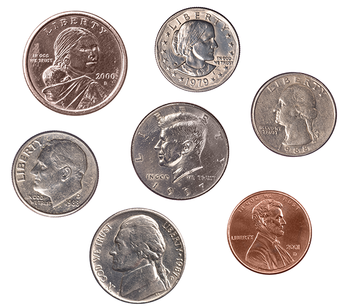
#> input picture 01__Basics/01.09-Thresholding/1.09 Thresholding/coins01.png, 350 x 308 px
$ jupyter execute Thresholding.ipynb
#> lines starting #> are read from the running program, lines starting #| are printed output that depends on the picture; after the words box and inside, x2 and y2 are one past the last pixel; in counts of white or black regions, pixels touching at a corner belong together
<h1> Thresholding </h1>

Its the binarization of an image: we seek to convert a grayscale image to a binary image, where the pixels are either 0 or 255.

A simple thresholding example would be selecting a threshold value T, and then setting all pixel intensities less than T to zero, and all pixel values greater than T to 255. In this way, we are able to create a binary representation of the image.

Normally, we use thresholding to focus on objects or areas of particular interest in an image. In the examples in the lesson below, we will be using thresholding to detect coins in images, segment the pieces of the OpenCV logo, and separate license plate letters and characters from the license plate itself.

# Simple Thresholding

It requires human intervention. We must specify a threshold value T. All pixel intensities below T are set to 255. And all pixel intensities greater than T are set to 0.

We could also apply the inverse of this binarization by setting all pixels greater than T to 255 and all pixel intensities below T to 0.

[cell 1]
# import the necessary packages
import cv2
from matplotlib import pyplot as plt

[cell 2]
# load the image, convert it to grayscale, and blur it slightly
image = cv2.imread("coins01.png")
#> image is the input picture: shape (308, 350, 3); mean B, G, R 195.3, 198.1, 206.5

gray = cv2.cvtColor(image, cv2.COLOR_BGR2GRAY)
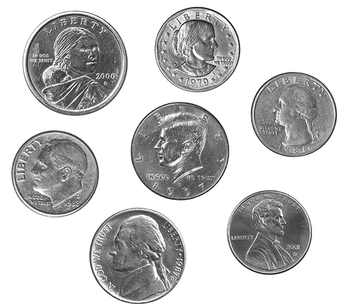
#> gray: shape (308, 350); min 5, max 255, mean 200.3

[cell 3]
# The GaussianBlur helps remove some of the undesired high frequency edges
#  in the image and allow us to obtain a more “clean” segmentation.
blurred = cv2.GaussianBlur(gray, (7, 7), 0)
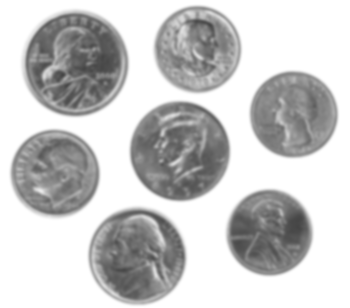
#> blurred: shape (308, 350); min 69, max 255, mean 200.3

plt.imshow(cv2.cvtColor(blurred, cv2.COLOR_BGR2RGB))
plt.show()

[cell 4]
# cv2.threshold:  (with INV flag on)
#
# if pixel > my_threshold       pixel = 0 (BLACK)
# else                          pixel = desired_value (255 = WHITE)

my_threshold = 200 # user defined value
desired_value = 255

(T, threshInv) = cv2.threshold(blurred, my_threshold, desired_value, cv2.THRESH_BINARY_INV)
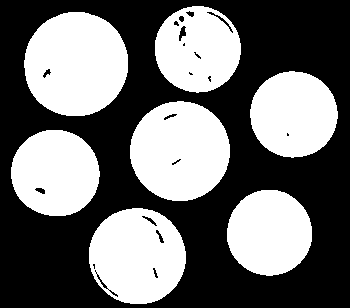
#> threshInv: shape (308, 350); 43.5% white; 7 white regions, largest, box (x1, y1, x2, y2) and area: (24, 12, 128, 116) 8546, (130, 101, 230, 201) 7790, (89, 208, 186, 304) 7186
#> T = 200

plt.imshow(cv2.cvtColor(threshInv, cv2.COLOR_BGR2RGB))
plt.show()

# using normal thresholding (rather than inverse thresholding),
# we can change the last argument in the function to make the coins
# black rather than white.
(T, thresh) = cv2.threshold(blurred, my_threshold, desired_value, cv2.THRESH_BINARY)

plt.imshow(cv2.cvtColor(thresh, cv2.COLOR_BGR2RGB))
plt.show()

# finally, we can visualize only the masked regions in the image
plt.imshow(cv2.cvtColor(cv2.bitwise_and(image, image, mask=threshInv), cv2.COLOR_BGR2RGB))
plt.show()

# Otsu's Method

Its an automatic method to comput an optimal value of T for a given image. It assumes the image contains two classes of pixels: the background and the foreground. Furthermore, Otsu’s method makes the assumption that the grayscale histogram of our pixel intensities of our image is bi-modal, which simply means that the histogram is two peaks.

Based on the grayscale histogram, Otsu’s method then computes an optimal threshold value T such that the variance between the background and foreground peaks is minimal.

However, Otsu’s method has no a priori knowledge of what pixels belong to the foreground and which pixels belong to the background — it’s simply trying to optimally separate the peaks of the histogram.

It’s also important to note that Otsu’s method is an example of global thresholding — implying that a single value of T is computed for the entire image. In some cases, having a single value of T for an entire image is perfectly acceptable — but in other cases, this can lead to sub-par results, as we’ll see when we try to segment license plate characters and letters from the license plate itself in the next section.

[cell 5]
my_threshold = 0      # if 0, then the function calculates it automatically
desired_value = 255

# Apply Otsu's automatic thresholding
(T, threshInv) = cv2.threshold(blurred, my_threshold, desired_value,	cv2.THRESH_BINARY_INV | cv2.THRESH_OTSU)
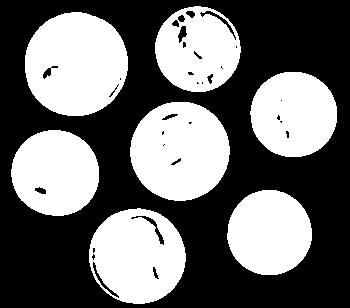
#> threshInv: shape (308, 350); 42.5% white; 7 white regions, largest, box (x1, y1, x2, y2) and area: (25, 12, 128, 116) 8393, (130, 102, 230, 201) 7673, (89, 208, 186, 304) 6962
#> T = 191

plt.imshow(cv2.cvtColor( threshInv, cv2.COLOR_BGR2RGB))
plt.show()

print("\n Otsu's thresholding value: {}\n".format(T))
#|  Otsu's thresholding value: 191.0

# finally, we can visualize only the masked regions in the image
plt.imshow(cv2.cvtColor(   cv2.bitwise_and(image, image, mask=threshInv), cv2.COLOR_BGR2RGB))
plt.show()
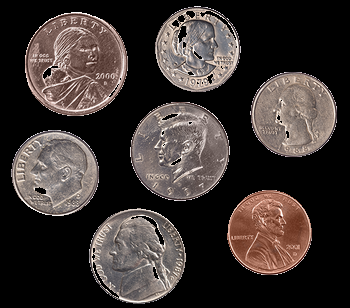
#> shown: shape (308, 350, 3); mean R, G, B 60.5, 52.4, 49.6

# Adaptive Thresholding

One of the downsides of using simple thresholding methods is that we need to manually supply our threshold value T.

To aid us in automatically determining the value of $T$, we leveraged Otsu’s method. And while Otsu’s method can save us a lot of time playing the “guess and checking” game, we are left with only a single value of $T$ to threshold the entire image.

For simple images with controlled lighting conditions, this usually isn’t a problem. But for situations when the lighting is non-uniform across the image, having only a single value of T can seriously hurt our thresholding performance.

In order to overcome this problem, we can use adaptive thresholding, which considers small neighbors of pixels and then finds an optimal threshold value T for each neighbor. This method allows us to handle cases where there may be dramatic ranges of pixel intensities and the optimal value of T may change for different parts of the image.

In adaptive thresholding, sometimes called local thresholding, our goal is to statistically examine the pixel intensity values in the neighborhood of a given pixel p.


*The general assumption that underlies all adaptive and local thresholding methods is that smaller regions of an image are more likely to have approximately uniform illumination. This implies that local regions of an image will have similar lighting, as opposed to the image as a whole, which may have dramatically different lighting for each region.* bold text

However, choosing the size of the pixel neighborhood for local thresholding is absolutely crucial.

The neighborhood must be large enough to cover sufficient background and foreground pixels, otherwise the value of T will be more or less irrelevant.

But if we make our neighborhood value too large, then we completely violate the assumption that local regions of an image will have approximately uniform illumination. Again, if we supply a very large neighborhood, then our results will look very similar to global thresholding using the simple thresholding or Otsu’s methods.

In practice, tuning the neighborhood size is (usually) not that hard of a problem. You’ll often find that there is a broad range of neighborhood sizes that provide you with adequate results — it’s not like finding an optimal value of T that could make or break your thresholding output.

So as I mentioned above, our goal in adaptive thresholding is to statistically examine local regions of our image and determine an optimal value of T for each region — which begs the question: Which statistic do we use to compute the threshold value $$ for each region?

It is common practice to use either the arithmetic mean or the Gaussian mean of the pixel intensities in each region (other methods do exist, but the arithmetic mean and the Gaussian mean are by far the most popular).

In the arithmetic mean, each pixel in the neighborhood contributes equally to computing T. And in the Gaussian mean, pixel values farther away from the (x, y)-coordinate center of the region contribute less to the overall calculation of $T$.

The general formula to compute $T$ is thus:

$ T = mean( I_L ) -C $

where the $mean$ is either the arithmetic or Gaussian mean, $I_{L}$ is the local sub-region of the image $I$, and $C$ is some constant which we can use to fine tune the threshold value $T$.

[cell 6]
from skimage.filters import threshold_local

# load the image, convert it to grayscale, and blur it slightly
image = cv2.imread("license_plate.png")
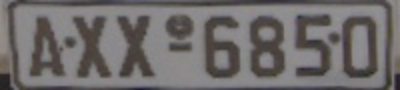
#> input picture 01__Basics/01.09-Thresholding/1.09 Thresholding/license_plate.png, 400 x 90 px
#> image is the input picture: shape (90, 400, 3); mean B, G, R 107.6, 107.8, 111.5
gray = cv2.cvtColor(image, cv2.COLOR_BGR2GRAY)
#> gray: shape (90, 400)

# The GaussianBlur helps remove some of the undesired high frequency edges
#  in the image and allow us to obtain a more “clean” segmentation.
blurred = cv2.GaussianBlur(gray, (5, 5), 0)
#> blurred: shape (90, 400)

plt.imshow(cv2.cvtColor( blurred, cv2.COLOR_BGR2RGB))
plt.show()

my_threshold = 0      # if 0, then the function calculates it automatically
desired_value = 255

# Apply Otsu's automatic thresholding
(T, threshInv) = cv2.threshold(blurred, my_threshold, desired_value,	cv2.THRESH_BINARY_INV | cv2.THRESH_OTSU)
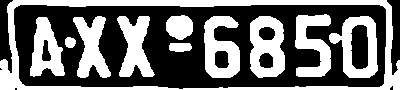
#> threshInv: shape (90, 400); 42.8% white; 11 white regions, largest, box (x1, y1, x2, y2) and area: (0, 0, 400, 90) 4975, (250, 16, 285, 78) 1540, (204, 16, 240, 78) 1455
#> T = 105

plt.imshow(cv2.cvtColor( threshInv, cv2.COLOR_BGR2RGB))
plt.show()


print("\n Otsu's thresholding value: {}\n".format(T))
#|  Otsu's thresholding value: 105.0

# finally, we can visualize only the masked regions in the image
plt.imshow(cv2.cvtColor( cv2.bitwise_and(image, image, mask=threshInv), cv2.COLOR_BGR2RGB))
plt.show()
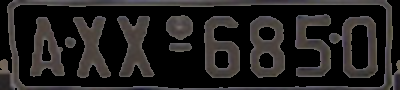
#> shown: shape (90, 400, 3); mean R, G, B 35.1, 32.8, 32.2

[cell 7]
my_threshold = 255      # if 0, then the function calculates it automatically
#desired_value = 255

# we’ll be computing the mean grayscale pixel intensity value of each
# 25x25 sub-region in the image to compute our threshold value T.

px_neighborhood_size = 29

c_param = 15 # fine tune parameter "c"


# instead of manually specifying the threshold value, we can use adaptive
# thresholding to examine neighborhoods of pixels and adaptively threshold
# each neighborhood -- in this example, we'll calculate the mean value
# of the neighborhood area of 25 pixels and threshold based on that value;
# finally, our constant C is subtracted from the mean calculation (in this
# case 15)
thresh = cv2.adaptiveThreshold(blurred,
                               my_threshold,
                               cv2.ADAPTIVE_THRESH_MEAN_C,
                               cv2.THRESH_BINARY_INV,
                               px_neighborhood_size,
                               c_param)
#> thresh: shape (90, 400); 32.5% white; 21 white regions (4 under 20 px), largest, box (x1, y1, x2, y2) and area: (7, 0, 393, 90) 2407, (250, 17, 285, 77) 1265, (205, 17, 239, 78) 1200

print("\n OpenCV Mean Thresh\n")
plt.imshow(cv2.cvtColor( thresh, cv2.COLOR_BGR2RGB))
plt.show()

# personally, I prefer the scikit-image adaptive thresholding:
T = threshold_local(blurred, px_neighborhood_size, offset=5, method="gaussian")
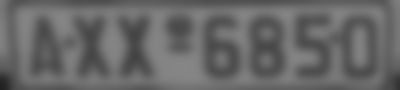
#> T: shape (90, 400) float64; min 33.55, max 134.1, mean 103.9
thresh = (blurred < T).astype("uint8") * 255
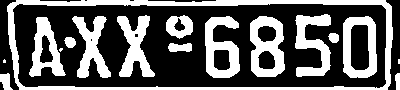
#> thresh: shape (90, 400); 36.9% white; 17 white regions (3 under 20 px), largest, box (x1, y1, x2, y2) and area: (7, 0, 393, 90) 3982, (250, 16, 285, 77) 1332, (205, 16, 240, 78) 1260

print("\n scikit-image Mean Thresh\n")
plt.imshow(cv2.cvtColor( thresh, cv2.COLOR_BGR2RGB))
plt.show()
